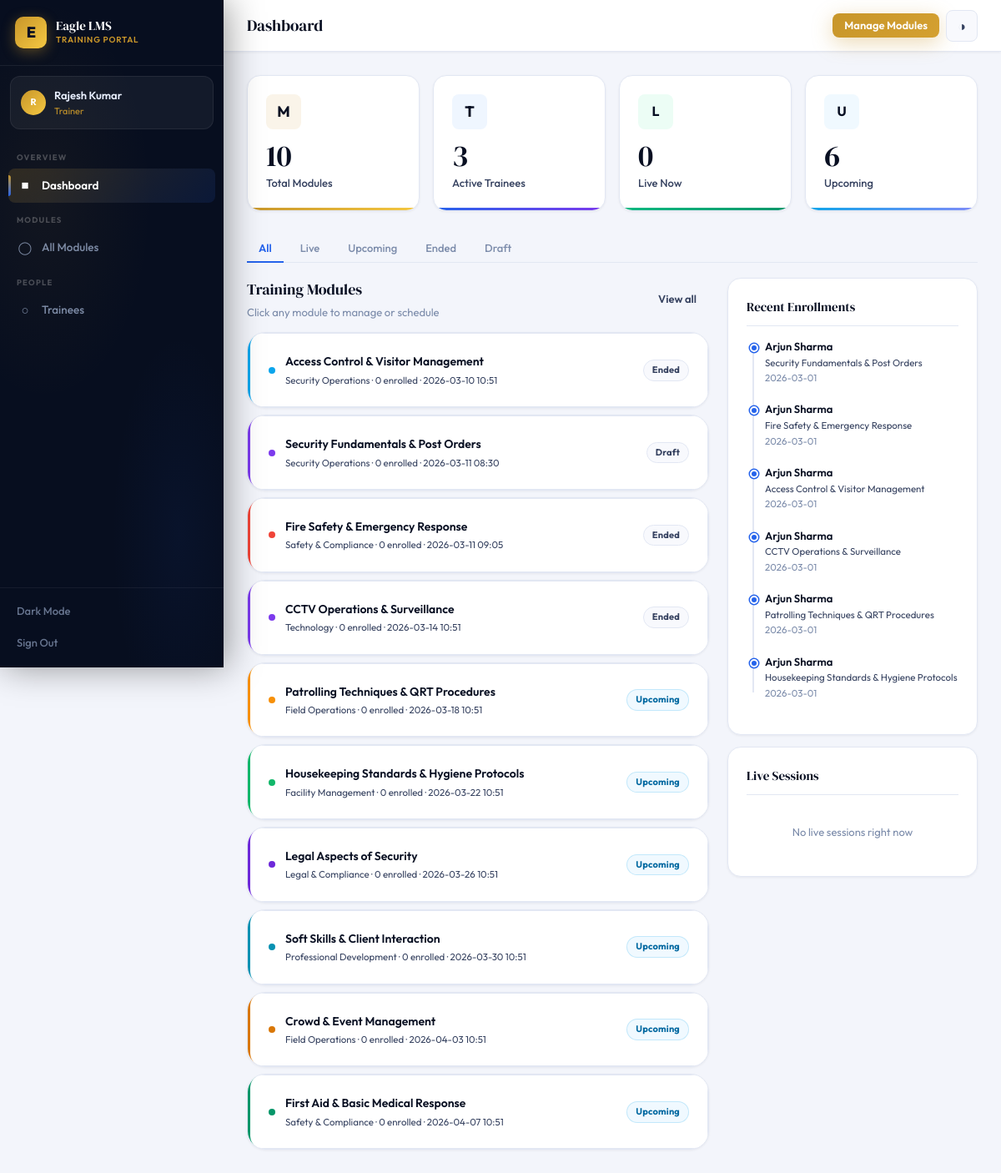
The page /trainer/dashboard (signed in) on the database as committed earlier.
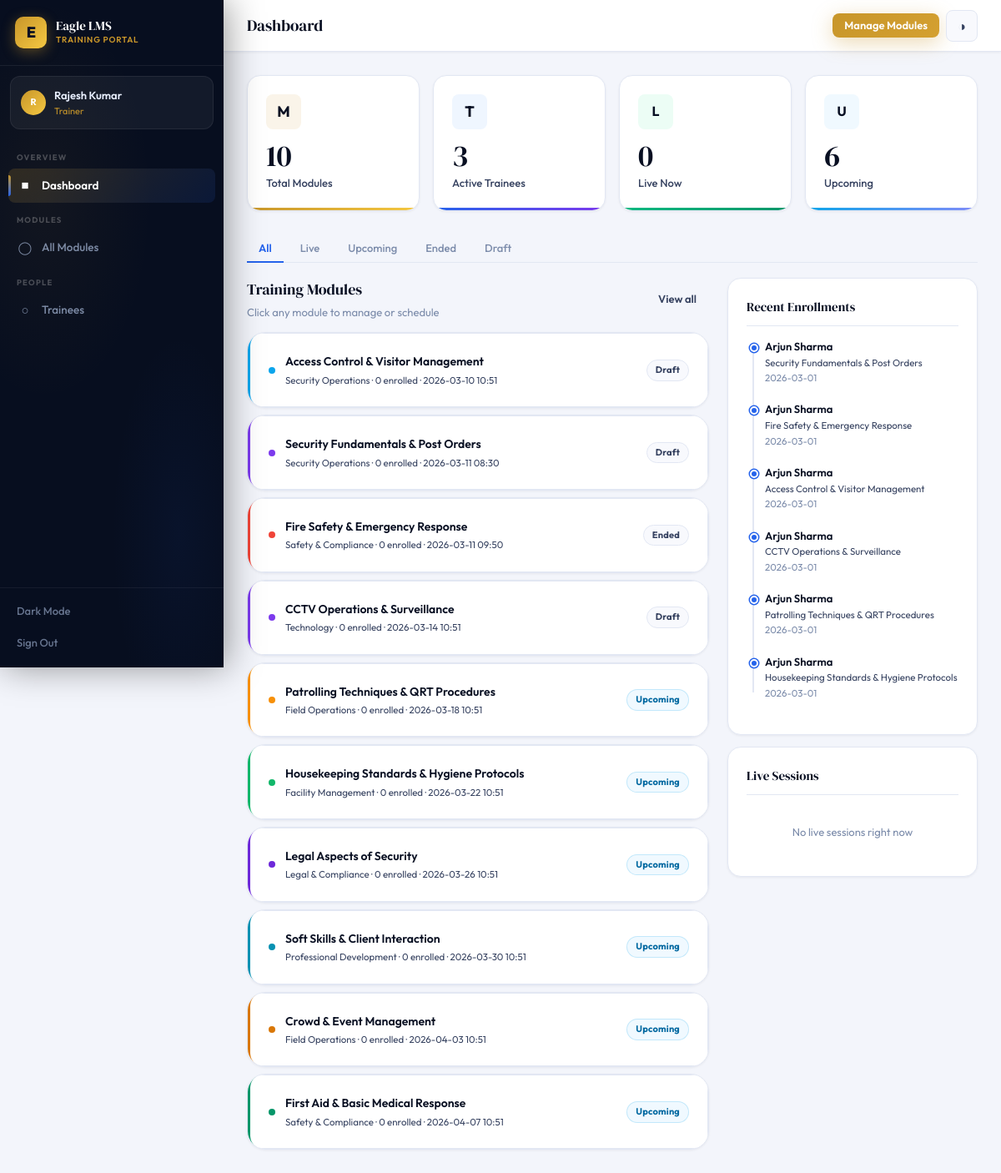
The same page on the database as committed later.
### tables this page shows
CREATE TABLE modules(
            id INTEGER PRIMARY KEY AUTOINCREMENT,
            title TEXT NOT NULL, description TEXT, category TEXT,
            trainer_id INTEGER, start_datetime TIMESTAMP, end_datetime TIMESTAMP,
            status TEXT DEFAULT 'draft', is_default BOOLEAN DEFAULT 0,
            color TEXT DEFAULT '#3B5BDB',
            created_at TIMESTAMP DEFAULT CURRENT_TIMESTAMP,
            FOREIGN KEY(trainer_id) REFERENCES users(id));

### app.py (the view)
@app.route('/trainer/dashboard')
@trainer_required
def trainer_dashboard():
    db=get_db(); uid=session['user_id']
    now=datetime.datetime.now().isoformat()
    modules=db.execute('SELECT * FROM modules WHERE trainer_id=? ORDER BY start_datetime',(uid,)).fetchall()
    total_trainees=db.execute('SELECT COUNT(*) as c FROM users WHERE role="trainee"').fetchone()['c']
    upcoming=[m for m in modules if m['start_datetime'] and m['start_datetime']>now]
    ongoing=[m for m in modules if m['start_datetime'] and m['end_datetime'] and m['start_datetime']<=now<=m['end_datetime']]
    recent=db.execute('''SELECT u.name,m.title,e.enrolled_at FROM enrollments e
        JOIN users u ON e.trainee_id=u.id JOIN modules m ON e.module_id=m.id
        WHERE m.trainer_id=? ORDER BY e.enrolled_at DESC LIMIT 6''',(uid,)).fetchall()
    mod_stats={}
    for m in modules:
        total_e=db.execute('SELECT COUNT(*) as c FROM enrollments WHERE module_id=?',(m['id'],)).fetchone()['c']
        done_e=db.execute('SELECT COUNT(*) as c FROM enrollments WHERE module_id=? AND completed=1',(m['id'],)).fetchone()['c']
        mod_stats[m['id']]={'total':total_e,'done':done_e}
    return render_template('trainer_dashboard.html',modules=modules,total_trainees=total_trainees,
        total_modules=len(modules),upcoming=len(upcoming),ongoing=len(ongoing),recent=recent,mod_stats=mod_stats,now=now)

### app.py (called while the page is built)
def get_db():
    db = sqlite3.connect(os.path.join(BASE_DIR, 'lms.db'))
    db.row_factory = sqlite3.Row
    return db

def trainer_required(f):
    @wraps(f)
    def d(*a,**kw):
        if 'user_id' not in session or session.get('role')!='trainer': return redirect(url_for('login'))
        return f(*a,**kw)
    return d

@app.context_processor
def inject_globals():
    nc = 0
    if 'user_id' in session:
        nc = get_db().execute('SELECT COUNT(*) as c FROM notifications WHERE user_id=? AND is_read=0',(session['user_id'],)).fetchone()['c']
    return dict(COMPANY=COMPANY, notif_count=nc)

### templates/trainer_dashboard.html (shortened to what the changed rows need)
{% extends 'base.html' %}
{% block content %}
{% set now_str = now %}
<div style="display:grid;grid-template-columns:1fr 300px;gap:22px;align-items:start">
  <div>
    <div style="display:flex;flex-direction:column;gap:8px" id="module-list">
    {% for m in modules %}
    {% set stats = mod_stats.get(m.id, {}) %}
    {% set is_live = m.start_datetime and m.end_datetime and m.start_datetime <= now_str <= m.end_datetime %}
    {% set is_up = m.start_datetime and m.start_datetime > now_str %}
    {% set is_ended = m.end_datetime and m.end_datetime < now_str and m.status == 'published' %}
    {% set state = 'live' if is_live else ('upcoming' if is_up else ('draft' if m.status == 'draft' else 'ended')) %}
    <a href="{{ url_for('trainer_module_detail', module_id=m.id) }}" class="mod-card anim-up" data-state="{{ state }}" style="animation-delay:{{ loop.index0 * 30 }}ms">
      <div class="card card-p card-hover" style="border-left:3px solid {{ m.color or '#3B5BDB' }}">
        <div class="flex items-c gap-3">
          <div style="width:8px;height:8px;border-radius:50%;background:{{ m.color or '#3B5BDB' }};flex-shrink:0"></div>
          <div style="flex:1;overflow:hidden">
            <div style="font-weight:600;font-size:14px;margin-bottom:2px;overflow:hidden;text-overflow:ellipsis;white-space:nowrap">{{ m.title }}</div>
            <div class="t-xs t-secondary">{{ m.category or 'General' }} &middot; {{ stats.get('trainees',0) }} enrolled
              {% if m.start_datetime %}&middot; {{ m.start_datetime[:16].replace('T',' ') }}{% endif %}
            </div>
          </div>
          <div class="flex gap-2 items-c" style="flex-shrink:0">
            {% if is_live %}<span class="badge b-live badge-dot">Live</span>
            {% elif is_up %}<span class="badge b-sky">Upcoming</span>
            {% elif m.status == 'draft' %}<span class="badge b-neutral">Draft</span>
            {% else %}<span class="badge b-neutral">Ended</span>{% endif %}
          </div>
        </div>
      </div>
    </a>
    {% else %}
    <div class="card card-p">
      <div class="empty"><div class="empty-ico" style="font-size:28px;margin-bottom:10px">—</div><div class="empty-title">No modules yet</div></div>
    </div>
    {% endfor %}
    </div>
  </div>
      {% set live_list = [] %}
</div>
{% endblock %}

Rows that differ between the two databases and show on the page:
changed modules "Access Control & Visitor Management": status "Ended" → "Draft"
changed modules "Fire Safety & Emergency Response": start_datetime "2026-03-11 09:05" → "2026-03-11 09:50"
changed modules "CCTV Operations & Surveillance": status "Ended" → "Draft"
